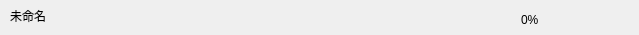
<?xml version="1.0" encoding="UTF-8"?>
<ui version="4.0">
 <class>DspyTaskItemForm</class>
 <widget class="QWidget" name="DspyTaskItemForm">
  <property name="geometry">
   <rect>
    <x>0</x>
    <y>0</y>
    <width>639</width>
    <height>35</height>
   </rect>
  </property>
  <property name="windowTitle">
   <string>Form</string>
  </property>
  <widget class="QLabel" name="filenameLabel">
   <property name="geometry">
    <rect>
     <x>10</x>
     <y>0</y>
     <width>501</width>
     <height>31</height>
    </rect>
   </property>
   <property name="text">
    <string>未命名</string>
   </property>
  </widget>
  <widget class="QLabel" name="pctLabel">
   <property name="geometry">
    <rect>
     <x>521</x>
     <y>4</y>
     <width>71</width>
     <height>31</height>
    </rect>
   </property>
   <property name="text">
    <string>0%</string>
   </property>
  </widget>
 </widget>
 <resources/>
 <connections/>
 <slots>
  <slot>pauseSlot()</slot>
  <slot>stopSlot()</slot>
 </slots>
</ui>
